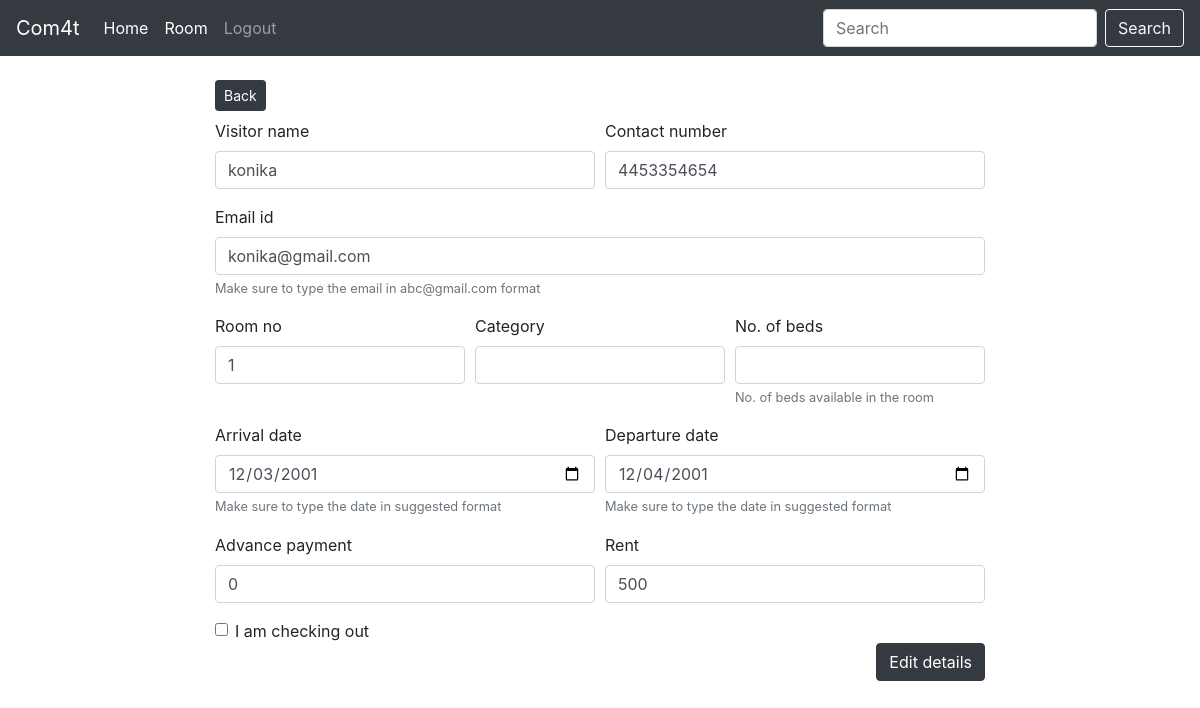
/edit.php?sno=55 (signed in), run on the app's committed database.
### tables this page shows
CREATE TABLE `hotel_data` (
  `Sno.` int(5) NOT NULL,
  `Visitor_name` varchar(20) NOT NULL,
  `Contact_number` text NOT NULL,
  `Email_id` varchar(50) NOT NULL,
  `Room_no` int(11) NOT NULL,
  `category` text NOT NULL,
  `no_of_beds` text NOT NULL,
  `Arrival_date` date NOT NULL,
  `Departure_date` date NOT NULL,
  `advance_payment` int(30) NOT NULL,
  `Rent` text NOT NULL,
  `Room_status` text NOT NULL
);

### edit.php (the view, shortened to what this page needs)
<?php
include 'partials/_dbconnect.php';
$sno = $_GET['sno'];
if (($_SERVER["REQUEST_METHOD"] != "POST")&&$sno!=0) {
    $Sql = "SELECT * FROM `hotel_data` WHERE `Sno.`=$sno";
    $result = mysqli_query($conn, $Sql);
    $row = mysqli_fetch_assoc($result);
    $visitor_name = $row['Visitor_name'];
    $contact_number = $row['Contact_number'];
    $email_id =  $row['Email_id'];
    $room_no =  $row['Room_no'];
    $category = $row['category'];
    $no_of_beds = $row['no_of_beds'];
    $arrival_date =  $row['Arrival_date'];
    $departure_date = $row['Departure_date'];
    $advance_payment = $row['advance_payment'];
    $rent =  $row['Rent'];
}
?>
<!doctype html>
<html lang="en">
<head>
    <link rel="stylesheet" href="https://stackpath.bootstrapcdn.com/bootstrap/4.4.1/css/bootstrap.min.css">
</head>
<body>
    <?php require 'partials/_nav1.php' ?>
    <div class="container my-4 col-sm-8">
    <a href="/LOGINSYSTEM/welcome.php"><button class="btn btn-dark btn-sm mb-2">Back</button></a>
    <form method="post">
              <?php if($sno!=0){ ?>
                <div class="form-row">
                <div class="form-group col-md-6">
                    <label for="visitor_name">Visitor name</label>
                    <input type="text" class="form-control" value=<?php echo $visitor_name; ?> id="visitor_name" name="visitor_name" aria-describedby="emailHelp">
                </div>
                <div class="form-group col-md-6">
                    <label for="contact_number">Contact number</label>
                    <input type="text" class="form-control" value=<?php echo $contact_number; ?> id="contact_number" name="contact_number">
                </div>
                <div class="form-group col-md-12">
                    <label for="email_id">Email id</label>
                    <input type="email" class="form-control" value=<?php echo $email_id; ?> id="email_id" name="email_id">
                    <small id="emailHelp" class="form-text text-muted">Make sure to type the email in abc@gmail.com format</small>
                </div>
                <div class="form-group col-md-4">
                    <label for="room_no">Room no</label>
                    <input type="text" class="form-control" value=<?php echo $room_no; ?> id="room_no" name="room_no">
                  </div>
                  <div class="form-group col-md-4">
        <label for="category">Category</label>
        <input type="text" class="form-control" id="category" name="category" value="<?php echo $category; ?>">
      </div>
                <div class="form-group col-md-4">
        <label for="no_of_beds">No. of beds</label>
        <input type="text" class="form-control" id="no_of_beds" name="no_of_beds" value="<?php echo $no_of_beds; ?>">
        <small id="emailHelp" class="form-text text-muted">No. of beds available in the room</small>
      </div>
      <div class="form-group col-md-6">
                    <label for="arrival_date">Arrival date</label>
                    <input type="date" class="form-control" value=<?php echo $arrival_date; ?> id="arrival_date" name="arrival_date">
                    <small id="emailHelp" class="form-text text-muted">Make sure to type the date in suggested format</small>
                </div>
                <div class="form-group col-md-6">
                    <label for="departure_date">Departure date</label>
                    <input type="date" class="form-control" value=<?php echo $departure_date; ?> id="departure_date" name="departure_date">
                    <small id="emailHelp" class="form-text text-muted">Make sure to type the date in suggested format</small>
                </div>
                <div class="form-group col-md-6">
                    <label for="advance_payment">Advance payment</label>
                    <input type="text" class="form-control" value=<?php echo $advance_payment; ?> id="advance_payment" name="advance_payment">
                </div>
                <div class="form-group col-md-6">
                    <label for="rent">Rent</label>
                    <input type="text" class="form-control" value=<?php echo $rent; ?> id="rent" name="rent">
                </div>
      <?php } ?>
            </div>
    <?php if($sno!=0){ ?><div class="form-check">
    <input type="checkbox" class="form-check-input" id="uncheckbox"  value="vacant" name="uncheckbox">
    <label class="form-check-label" for="exampleCheck1">I am checking out</label>
  </div>
            <div class="text-right"><button type="submit" class="btn btn-dark ">Edit details</button> <?php } ?>
    </div>
    </div></form>
</body>
</html>

### data on the page
hotel_data: visitor_name "konika", contact_number "4453354654", email_id "konika@gmail.com", room_no "1", arrival_date "12/03/2001", departure_date "12/04/2001", advance_payment "0", rent "500"
